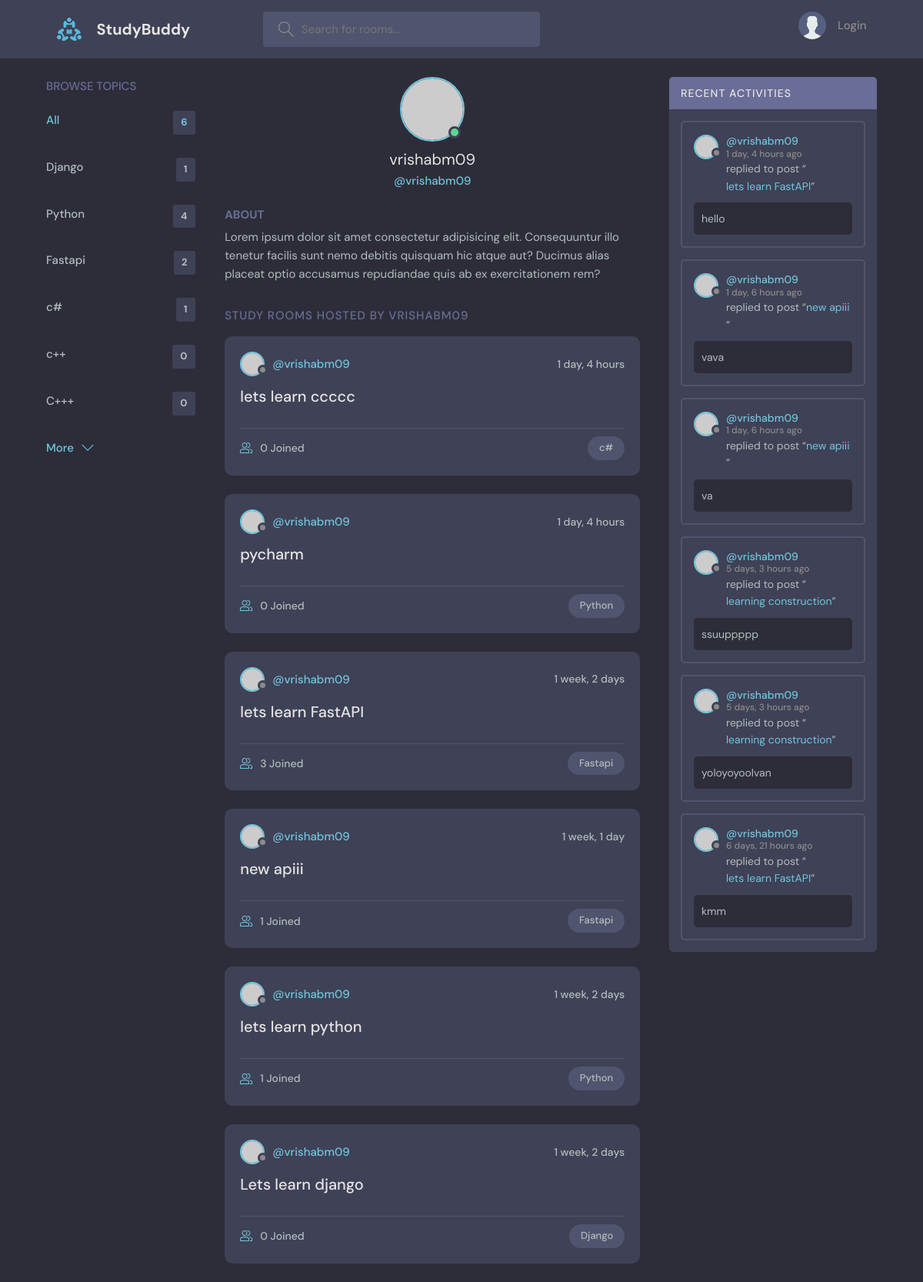
The app's page /profile/1 with its own data.
### base/models.py (models this page shows, shortened)
class Topic(models.Model):
    name = models.CharField(max_length=200)

class Room(models.Model):
    host = models.ForeignKey(User, on_delete=models.SET_NULL, null=True)
    topic = models.ForeignKey(Topic, on_delete=models.SET_NULL, null=True)
    name = models.CharField(max_length=200)
    description = models.TextField(null = True, blank=True)
    participants = models.ManyToManyField(User, related_name='participants', blank=True)
    created = models.DateTimeField(auto_now_add=True)
    updated = models.DateTimeField(auto_now=True)
    class Meta:
        ordering = ['-updated', 'created']
    def __str__(self):
        return self.name

class Message(models.Model):
    user = models.ForeignKey(User, on_delete=models.CASCADE)
    room = models.ForeignKey(Room, on_delete=models.CASCADE)
    body = models.TextField()
    created = models.DateTimeField(auto_now_add=True)
    updated = models.DateTimeField(auto_now=True)
    class Meta:
        ordering = ['-updated', 'created']
    def __str__(self):
        return self.body[0:50]

### base/views.py (the view)
# urls.py: path('profile/<str:pk>', views.userProfile, name='user-profile'),
def userProfile(request, pk):
    user = User.objects.get(id=pk)
    room_messages = user.message_set.all()
    topics = Topic.objects.all()
    rooms = user.room_set.all()
    context = {'user':user, 'rooms' : rooms, 'room_messages' : room_messages, 'topics': topics}
    return render(request, 'base/profile.html', context)

### base/templates/base/profile.html (shortened to what this page needs)
<!DOCTYPE html>
<html lang="en">
<head>
  <link rel="stylesheet" href="style.css" />
</head>
<body>
{% extends 'main.html' %}
{% block content %}
  <main class="profile-page layout layout--3">
    <div class="container">
      {% include 'base/topics_component.html' %}
      <div class="roomList">
        <div class="profile">
          <div class="profile__avatar">
            <div class="avatar avatar--large active">
              <img src="https://randomuser.me/api/portraits/men/11.jpg" />
            </div>
          </div>
          <div class="profile__info">
            <h3>{{user}}</h3>
            <p>@{{user.username}}</p>
          </div>
          <div class="profile__about">
            <h3>About</h3>
            <p>
              Lorem ipsum dolor sit amet consectetur adipisicing elit. Consequuntur illo tenetur
              facilis sunt nemo debitis quisquam hic atque aut? Ducimus alias placeat optio
              accusamus repudiandae quis ab ex exercitationem rem?
            </p>
          </div>
        </div>
        <div class="roomList__header">
          <div>
            <h2>Study Rooms Hosted by {{user.username}}</a>
            </h2>
          </div>
        </div>
        {% include 'base/feed_component.html' %}
      </div>
      {% include 'base/activity_component.html' %}
    </div>
  </main>
{% endblock content%}

### templates/main.html (shortened to what this page needs)
<!DOCTYPE html>
{% load static%}
<html lang="en">
  <head>
    <link rel="stylesheet" href="{% static 'styles/style.css' %}" />
  </head>
  <body>
    {% include 'navbar.html'%}
    {% block content %}
    {% endblock %}
  </body>
</html>

### templates/navbar.html (shortened to what this page needs)
{% load static %}
<header class="header header--loggedIn">
    <div class="container">
      <a href="{% url 'home' %}" class="header__logo">
        <img src="{% static 'images/logo.svg' %}" />
        <h1>StudyBuddy</h1>
      </a>
      <form class="header__search" method="GET" action="{%url 'home' %}">
        <label>
          <input name="q" placeholder="Search for rooms..." />
        </label>
      </form>
      <nav class="header__menu">
        {% if request.user.is_authenticated %}
        <div class="header__user">
          <a href="{% url 'update-user' %}">
            <div class="avatar avatar--medium active">
              <img src="https://randomuser.me/api/portraits/men/37.jpg" />
            </div>
            <p>{{request.user}}<span>@{{request.user}}</span></p>
          </a>
          <button class="dropdown-button">
            <svg version="1.1" xmlns="http://www.w3.org/2000/svg" width="32" height="32" viewBox="0 0 32 32">
              <title>chevron-down</title>
              <path d="M16 21l-13-13h-3l16 16 16-16h-3l-13 13z"></path>
            </svg>
          </button>
        </div>
        {% else %}
        <a href="{% url 'login' %}">
          <img src="{% static 'images/avatar.svg' %}" />
          <p>Login</p>
        </a>
        {% endif %}
      </nav>
    </div>
  </header>

### base/templates/base/topics_component.html
<div class="topics">
    <div class="topics__header">
      <h2>Browse Topics</h2>
    </div>
    <ul class="topics__list">
      <li>
        <a href="{% url 'home' %}" class="active">All <span>{{topics.count}}</span></a>
      </li>
      {% for topic in topics %}
      <li>
        <a href="{%url 'home' %}?q={{topic.name}}">{{topic.name}} <span>{{topic.room_set.all.count}}</span></a>
      </li>
      {% endfor %}
    </ul>
    <a class="btn btn--link" href="{% url 'topics' %}">
      More
      <svg version="1.1" xmlns="http://www.w3.org/2000/svg" width="32" height="32" viewBox="0 0 32 32">
        <title>chevron-down</title>
        <path d="M16 21l-13-13h-3l16 16 16-16h-3l-13 13z"></path>
      </svg>
    </a>
  </div>

### base/templates/base/feed_component.html (shortened to what this page needs)
{% for room in rooms %}
<div class="roomListRoom">
    <div class="roomListRoom__header">
      <a href="{% url 'user-profile' room.host.id %}" class="roomListRoom__author">
        <div class="avatar avatar--small">
          <img src="https://randomuser.me/api/portraits/women/11.jpg" />
        </div>
        <span>@{{room.host.username}}</span>
      </a>
      <div class="roomListRoom__actions">
        <span>{{room.created|timesince}}</span>
      </div>
    </div>
    <div class="roomListRoom__content">
      <a href="{% url 'room' room.id %}">{{room.name}}</a>
    </div>
    <div class="roomListRoom__meta">
      <a href="{% url 'room' room.id %}" class="roomListRoom__joined">
        {{room.participants.all.count}} Joined
      </a>
      <p class="roomListRoom__topic">{{room.topic.name}}</p>
    </div>
  </div>
{% endfor %}

### base/templates/base/activity_component.html (shortened to what this page needs)
<div class="activities">
    <div class="activities__header">
      <h2>Recent Activities</h2>
    </div>
    {% for message in room_messages %}
    <div class="activities__box">
      <div class="activities__boxHeader roomListRoom__header">
        <a href="{% url 'user-profile' message.user.id %}" class="roomListRoom__author">
          <div class="avatar avatar--small">
            <img src="https://randomuser.me/api/portraits/women/11.jpg" />
          </div>
          <p>
            @{{message.user}}
            <span>{{message.created|timesince}} ago</span>
          </p>
        </a>
      </div>
      <div class="activities__boxContent">
        <p>replied to post “<a href="{% url 'room' message.room.id %}">{{message.room}}</a>”</p>
        <div class="activities__boxRoomContent">
            {{message}}
        </div>
      </div>
    </div>
    {% endfor %}
  </div>

### records on screen
Topic: name "Django", room_set.all.count "1"
Topic: name "Python", room_set.all.count "4"
Topic: name "Fastapi", room_set.all.count "2"
Topic: name "c#", room_set.all.count "1"
Topic: name "c++", room_set.all.count "0"
Topic: name "C+++", room_set.all.count "0"
Room: host.username "vrishabm09", created "1 day, 4 hours", name "lets learn ccccc", participants.all.count "0", topic.name "c#"
Room: host.username "vrishabm09", created "1 day, 4 hours", name "pycharm", participants.all.count "0", topic.name "Python"
Room: host.username "vrishabm09", created "1 week, 2 days", name "lets learn FastAPI", participants.all.count "3", topic.name "Fastapi"
Room: host.username "vrishabm09", created "1 week, 1 day", name "new apiii", participants.all.count "1", topic.name "Fastapi"
Room: host.username "vrishabm09", created "1 week, 2 days", name "lets learn python", participants.all.count "1", topic.name "Python"
Room: host.username "vrishabm09", created "1 week, 2 days", name "Lets learn django", participants.all.count "0", topic.name "Django"
Message: user "vrishabm09", created "1 day, 4 hours", room "lets learn FastAPI", body "hello"
Message: user "vrishabm09", created "1 day, 6 hours", room "new apiii", body "vava"
Message: user "vrishabm09", created "1 day, 6 hours", room "new apiii", body "va"
Message: user "vrishabm09", created "5 days, 3 hours", room "learning construction", body "ssuuppppp"
Message: user "vrishabm09", created "5 days, 3 hours", room "learning construction", body "yoloyoyoolvan"
Message: user "vrishabm09", created "6 days, 21 hours", room "lets learn FastAPI", body "kmm"

### other values on screen
{{ topics.count }} "6"
{{ user }} "vrishabm09"
{{ user.username }} "vrishabm09"
{{ user.username }} "VRISHABM09"
